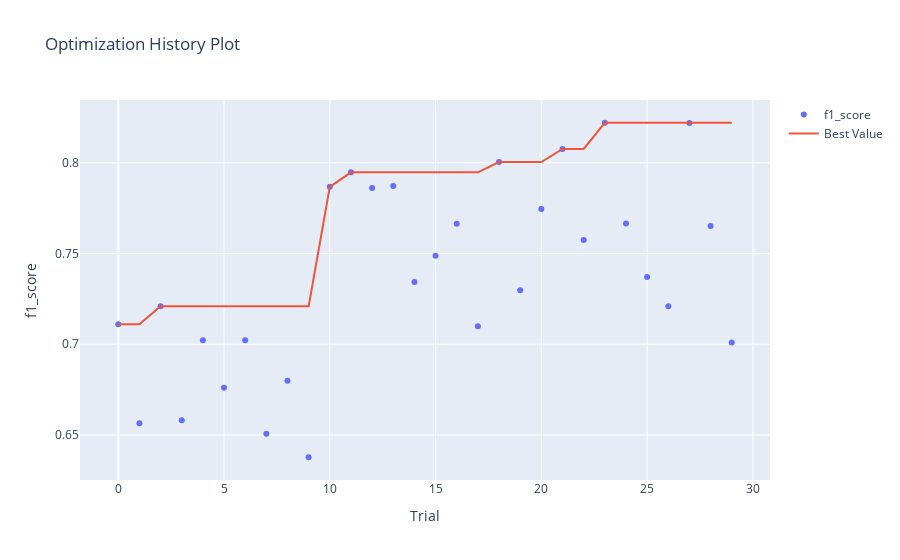

This figure's notebook cell:
### Markdown cell above
График истории оптимизации - отображает количество испытаний на оси Х и метрику на оси Y.

Следует использовать эту диаграмму, чтобы проверить, идет ли оптимизация гиперпараметров в правильном направлении или нет.

### Code cell
optuna.visualization.plot_optimization_history(study, target_name="f1_score")

### Figure 1 — Plotly figure (JSON) as saved in the notebook; plotly's stock layout.template omitted (floating-point values rounded to 4 significant figures)
{"data": [{"mode": "markers", "name": "f1_score", "type": "scatter", "x": [0, 1, 2, 3, 4, 5, 6, 7, 8, 9, 10, 11, 12, 13, 14, 15, 16, 17, 18, 19, 20, 21, 22, 23, 24, 25, 26, 27, 28, 29], "y": [0.711, 0.6565, 0.7209, 0.6581, 0.7022, 0.6761, 0.7022, 0.6506, 0.6799, 0.6377, 0.7868, 0.7947, 0.7861, 0.7872, 0.7343, 0.7488, 0.7665, 0.7099, 0.8004, 0.7298, 0.7745, 0.8077, 0.7575, 0.8221, 0.7666, 0.7371, 0.7209, 0.822, 0.7652, 0.701]}, {"name": "Best Value", "type": "scatter", "x": [0, 1, 2, 3, 4, 5, 6, 7, 8, 9, 10, 11, 12, 13, 14, 15, 16, 17, 18, 19, 20, 21, 22, 23, 24, 25, 26, 27, 28, 29], "y": [0.711, 0.711, 0.7209, 0.7209, 0.7209, 0.7209, 0.7209, 0.7209, 0.7209, 0.7209, 0.7868, 0.7947, 0.7947, 0.7947, 0.7947, 0.7947, 0.7947, 0.7947, 0.8004, 0.8004, 0.8004, 0.8077, 0.8077, 0.8221, 0.8221, 0.8221, 0.8221, 0.8221, 0.8221, 0.8221]}], "layout": {"title": {"text": "Optimization History Plot"}, "xaxis": {"title": {"text": "Trial"}}, "yaxis": {"title": {"text": "f1_score"}}}}
